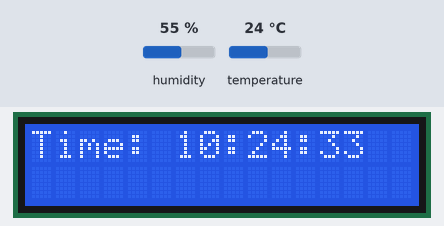
Recording of a sketch running on a simulated Arduino Uno, built with avr-gcc and run on an emulated ATmega328P. On the bench: 16×2 character LCD. The inputs (shaded band) are chosen by the test bench; at power-on: humidity 55 %, temperature 24 °C. The local clock reads 2024-03-15 10:24:30 at power-on unless the sketch sets it.

Above: at 3.2 s.
3.3 s: humidity set to 22 %
At 6.5 s:
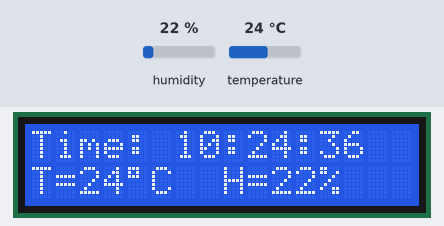
8.6 s: temperature set to 9 °C
At 12.3 s:
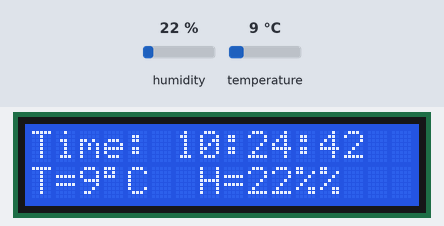
13.9 s: humidity set to 40 %
At 15.7 s:
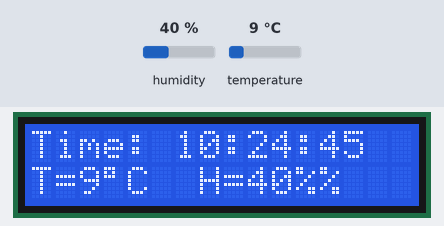
16.5 s: temperature set to 12 °C
At 18.8 s:
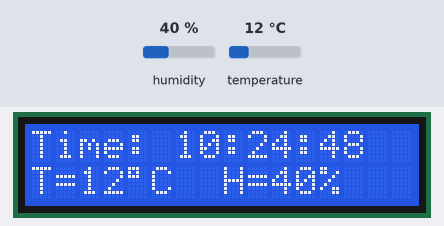
Timing chart, 0 to 20.3 s (numbered marks = the images above; inputs shaded):
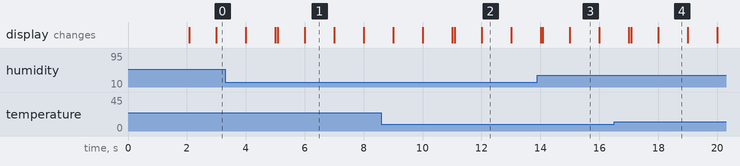

Measured:
- after the input at 8.6 s, the display: first differs from a run without the input after 2.5 s (image 2 shows a later state)
- after the input at 16.5 s, the display: first differs from a run without the input after 0.59 s (image 4 shows a later state)
- what the display in image 1 shows lasts 1.0 s, from 6.0 s to 7.0 s

The sketch:

weather_station.ino
```cpp
// include the library code:
#include <LiquidCrystal.h>
#include <dht_nonblocking.h>
#define DHT_SENSOR_TYPE DHT_TYPE_11
#include <Wire.h>
#include <DS3231.h>

static const int DHT_SENSOR_PIN = 2;
DHT_nonblocking dht_sensor( DHT_SENSOR_PIN, DHT_SENSOR_TYPE );

String str_temperature, str_humidity;

// initialize the library with the numbers of the interface pins
LiquidCrystal lcd(7, 8, 9, 10, 11, 12);

// Clock Objects and Strings
String year,month,day,hour,minute,second, time;
DS3231 clock;
RTCDateTime dt;


void setup() {
  lcd.begin(16, 2);
  clock.begin();
  /* Code needed for the first time the sensor is used */
  //clock.setDateTime(__DATE__, __TIME__);

  lcd.print("Starting");
  lcd.setCursor(0,1);
  lcd.print("Weather Station");
  delay(2000);

  lcd.clear();
}

static bool measure_environment( float *temperature, float *humidity )
{
  static unsigned long measurement_timestamp = millis( );

  /* Measure once every four seconds. */
  if( millis( ) - measurement_timestamp > 3000ul )
  {
    if( dht_sensor.measure( temperature, humidity ) == true )
    {
      measurement_timestamp = millis( );
      return( true );
    }
  }

  return( false );
}

void getTime(){
  dt = clock.getDateTime();

  year = String(dt.year);
  month = String(dt.month);
  day = String(dt.day);
  hour = String(dt.hour);
  minute = String(dt.minute);
  second = String(dt.second);

  if(dt.month < 10) month = "0"+month;
  if(day.toInt() < 10) day = "0"+day;
  if(dt.hour < 10) hour = "0"+hour;
  if(dt.minute < 10) minute = "0"+minute;
  if(dt.second < 10) second = "0"+second;

  time = hour +":"+minute+":"+second;
}


void loop() {
  // set the cursor to column 0, line 1
  // (note: line 1 is the second row, since counting begins with 0):

  getTime();
  lcd.setCursor(0,0);
  lcd.print("Time: " + time);

  float temperature;
  float humidity;

  /* Measure temperature and humidity.  If the functions returns
     true, then a measurement is available. */
  if( measure_environment( &temperature, &humidity ) == true )
  {
    //temp_dos = temp_uno + String(temperature);

    str_temperature = "T=" + String(int(temperature)) + (char)223 + "C";
    str_humidity = "H=" + String(int(humidity))  + "%";


    lcd.setCursor(0, 1);
    lcd.print(str_temperature);
    //lcd.setCursor(0,1);
    lcd.print("  ");
    lcd.print(str_humidity);

  }
}
```
